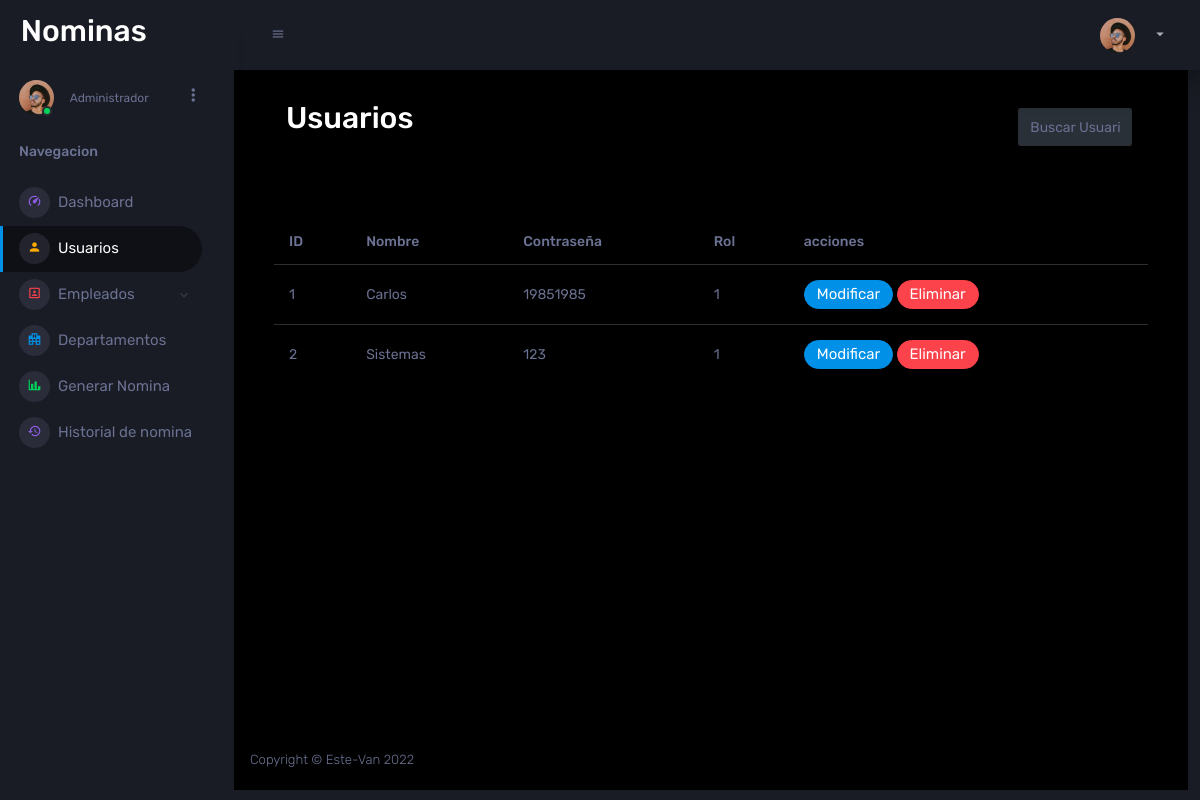
Screenshot of /incluides/admin/usuarios.php with the database file from the repository.
### tables this page shows
CREATE TABLE `usuarios` (
  `id` int(99) NOT NULL,
  `id_usuario` int(11) NOT NULL,
  `nombre` varchar(99) NOT NULL,
  `pass` varchar(99) NOT NULL,
  `rol` varchar(99) NOT NULL
);

### incluides/admin/usuarios.php (the view, shortened to what this page needs)
<?php
  include_once "../header/header.php";
  require("../base_datos/conexion/conexion.php");
?>
  <div class="col-md-12 col-xl-12 grid-margin stretch-card">
    <div class="col-md-10 grid-margin stretch-card">
      <h2 class="card-title">Usuarios</h2>
    </div>
    <form class="nav-link mt-6 mt-md-0 d-none d-lg-flex search">
      <input type="text" id="busqueda" name="busqueda" class="form-control"  placeholder="Buscar Usuarios">
    </form>
  </div>
  <div class="container-fluid py-4">
    <div class="table-responsive">
      <table class="table" id="table">
        <thead>
          <tr>
            <th> ID </th>
            <th> Nombre </th>
            <th> Contraseña </th>
            <th> Rol </th>
            <th> acciones </th>
          </tr>
        </thead>
        <tbody id="myTable">
          <?php
            $query = mysqli_query($conexion, "SELECT * FROM usuarios");
            $result = mysqli_num_rows($query);
            if ($result > 0) {
              while ($data = mysqli_fetch_assoc($query)) { ?>
                <tr>
                <td><?php echo $data['id_usuario'] ?> </td>
                <td><?php echo $data['nombre'] ?> </td>
                <td><?php echo $data['pass'] ?> </td>
                <td><?php echo $data['rol'] ?> </td>
                <td>
                  <a href="baja_empleado.php?id=<?php echo $data['id_usuario'] ?> " class="btn btn-primary btn-rounded" >Modificar </a>
                  <a href="baja_empleado.php?id=<?php echo $data['id_usuario'] ?> " class="btn btn-danger btn-rounded" >Eliminar </a>
                </td>
                </tr>
              <?php
              }
            }
          ?>
        </tbody>
      </table>
    </div>
  </div>
<?php
    include_once "../header/header2.php";
?>

### rows the page displays
usuarios: id_usuario "1", nombre "Carlos", pass "19851985", rol "1"
usuarios: id_usuario "2", nombre "Sistemas", pass "123", rol "1"
